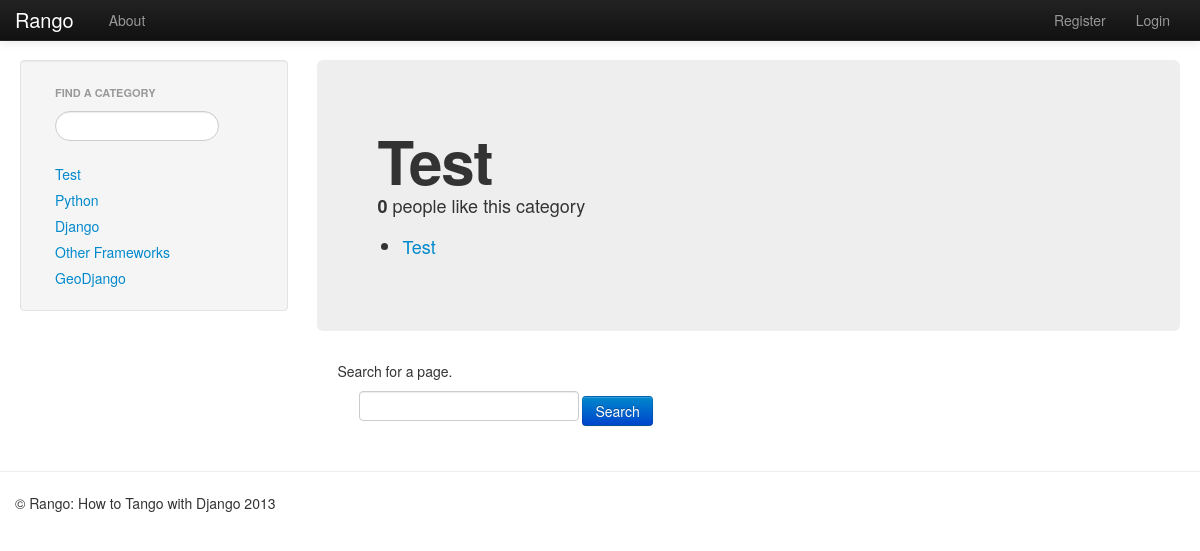
The page /rango/category/Test/ on the database its author committed.
### rango/models.py (models this page shows, shortened)
class Category(models.Model):
	name=models.CharField(max_length=128,unique=True)
	views=models.IntegerField(default=0)
	likes=models.IntegerField(default=0)

class Page(models.Model):
	category=models.ForeignKey(Category)
	title = models.CharField(max_length=128)
	url = models.URLField()
	views = models.IntegerField(default=0)

### rango/views.py (the view)
# urls.py: url(r'^category/(?P<category_name_url>\w+)/$',views.category,name='category'),
def category(request,category_name_url):
	context=RequestContext(request)
	category_name=category_name_url.replace('_',' ')
	context_dict={'category_name':category_name,'category_name_url':category_name_url}
	cat_list=get_category_list()
	context_dict['cat_list']=cat_list
	try:
		category=Category.objects.get(name__iexact=category_name)
		pages=Page.objects.filter(category=category).order_by('-views')
		context_dict['category']=category
		context_dict['pages']=pages
	except Category.DoesNotExist:
		pass
	if request.method=="POST":
		query=request.POST['query'].strip()
		if query:
			result_list=run_query(query)
			context_dict['result_list']=result_list
	return render_to_response('rango/category.html',context_dict,context)

### rango/views.py (called while the page is built)
def get_category_list(max_results=0,starts_with=''):
	cat_list=[]
	if starts_with:
		cat_list=Category.objects.filter(name__istartswith=starts_with)
	else:
		cat_list=Category.objects.all()
	if max_results>0:
		if len(cat_list) > max_results:
			cat_list=cat_list[:max_results]
	for category in cat_list:
		category.url=category.name.replace(' ','_')
	return cat_list

### templates/rango/category.html (shortened to what this page needs)
{% extends 'rango/base.html' %}
{% block body_block %}
	<div class="hero-unit">
		<h1>{{category_name}}</h1>
		{% if category %}
			<p>
			<b id="like_count">{{category.likes}}</b> people like this category
			</p>
			<div id="page">
				{% include 'rango/page_list.html' %}
			</div>
		{% else %}
		The specified category {{category_name}} does not exist!
		{% endif %}
	</div>
	<div class="container-fluid">
		<p>Search for a page.</p>
		<form class="form-signin span8" id="user_form" method="post" action="/rango/category/{{category_name_url}}/">
			<input type="text" size="50" name="query" value="" id="query" />
			<button class="btn btn-primary" type="submit" name="submit" value="Search">Search</button>
			<br/>
		</form>
	</div>
{% endblock %}

### templates/rango/category_list.html
<ul class="nav nav-list">
	{% if cat_list %}
	{% for category in cat_list %}
	<li><a href="/rango/category/{{category.url}}">{{category.name}}</a></li>
	{% endfor %}
	{% else %}
	<li>No categories at present.</li>
	{% endif %}
</ul>

### templates/rango/page_list.html (shortened to what this page needs)
{% if pages %}
<ul>
	{% for page in pages %}
	<li>
		<a href="/rango/goto?page_id={{page.id}}">{{page.title}}</a>
	</li>
	{% endfor %}
</ul>
{% else %}
<strong>No pages currently in category.</strong>
{% endif %}

### rows shown on the page
Category: name "Test", likes "0"
Category: name "Python"
Category: name "Django"
Category: name "Other Frameworks"
Category: name "GeoDjango"
Page: title "Test"

### other values the page prints
{{ category_name }} "Test"
